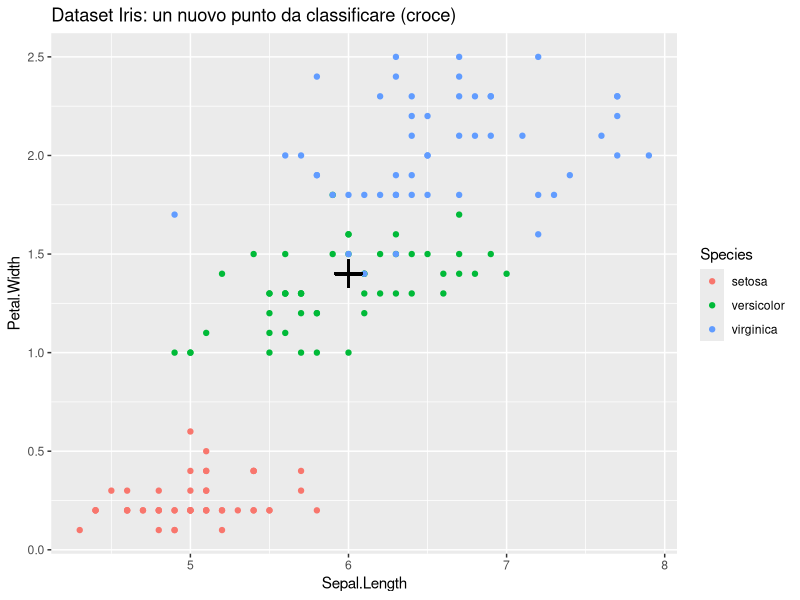
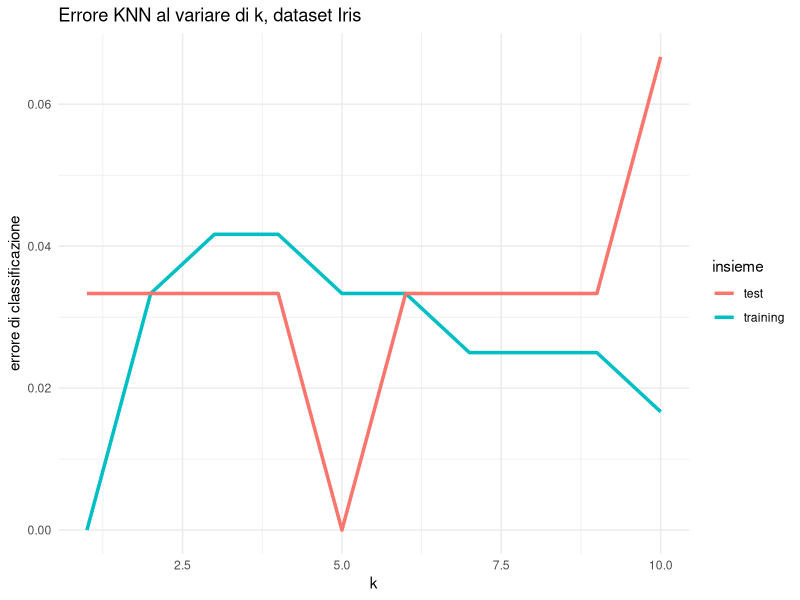
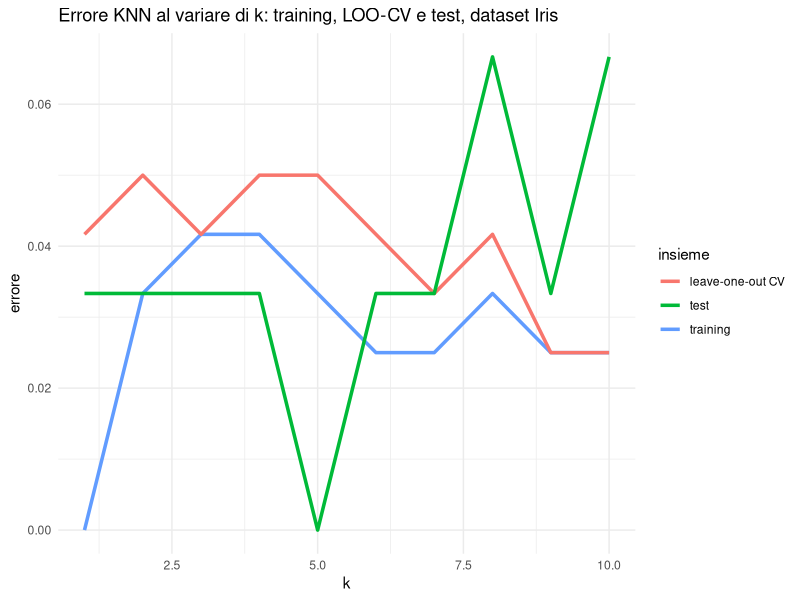
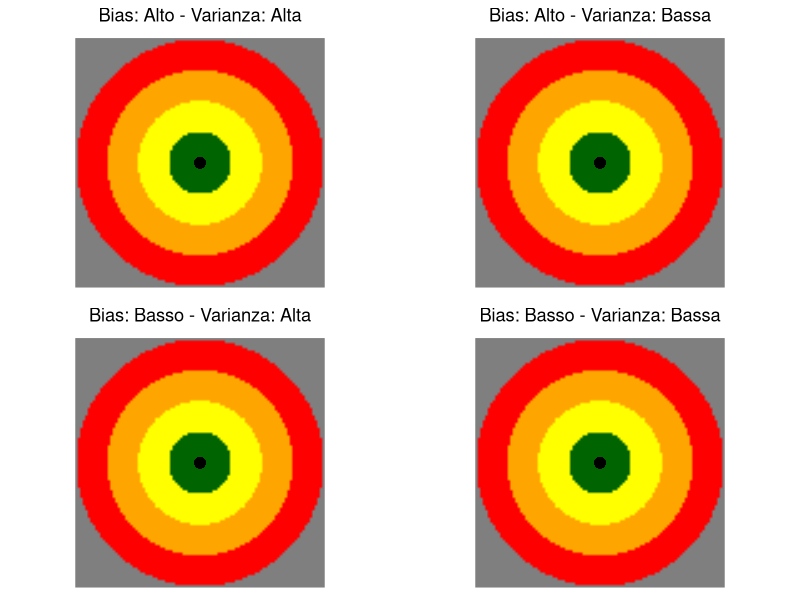
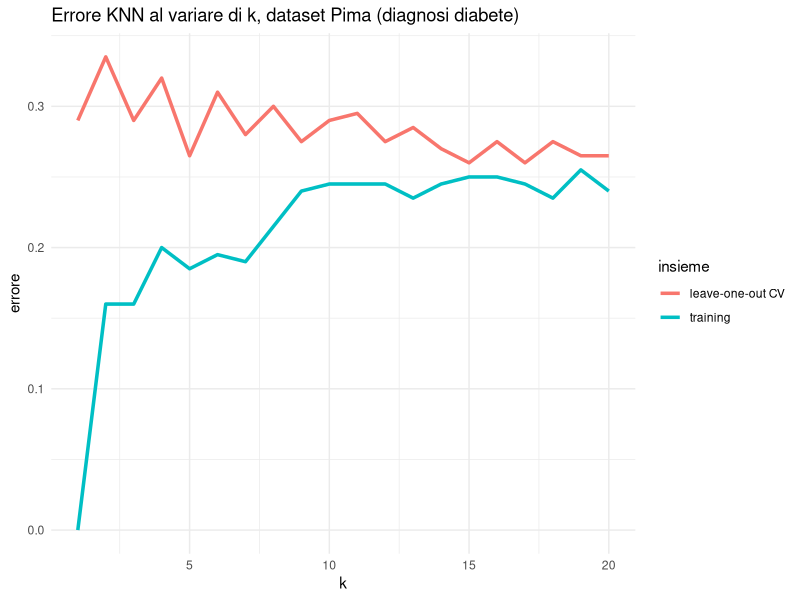
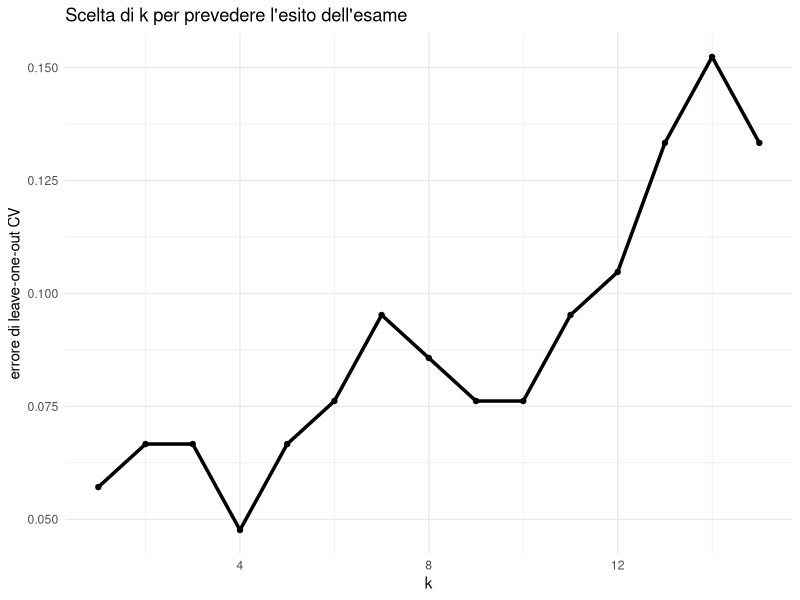

Source code (R) for these figures, in order:
## ---- chunk 1
#| message: false
library(ggplot2)

ggplot(iris, aes(x = Sepal.Length, y = Petal.Width, colour = Species)) +
  geom_point() +
  geom_point(x = 6, y = 1.4, colour = "black", shape = 3, size = 5, stroke = 1.5) +
  ggtitle("Dataset Iris: un nuovo punto da classificare (croce)")
## ---- chunk 2
set.seed(2024)
n <- 200
classe <- factor(rep(c("A", "B"), each = n / 2))

# Il biomarcatore separa bene le due classi (range 0-1)
biomarcatore <- c(rnorm(n / 2, mean = 0.30, sd = 0.10),
                   rnorm(n / 2, mean = 0.70, sd = 0.10))

# L'età non ha alcun legame con la classe, ma ha un range molto più ampio
eta <- runif(n, min = 20, max = 90)

dati_sim <- data.frame(biomarcatore, eta, classe)

# Split train/test
set.seed(1)
train_idx <- sample(n, 0.7 * n)
train <- dati_sim[train_idx, ]
test  <- dati_sim[-train_idx, ]

library(class)

# KNN senza scalare
knn_grezzo <- knn(train[, c("biomarcatore", "eta")],
                   test[, c("biomarcatore", "eta")],
                   train$classe, k = 5)
acc_grezzo <- mean(knn_grezzo == test$classe)

# KNN con variabili standardizzate
train_scaled <- scale(train[, c("biomarcatore", "eta")])
test_scaled  <- scale(test[, c("biomarcatore", "eta")],
                       center = attr(train_scaled, "scaled:center"),
                       scale  = attr(train_scaled, "scaled:scale"))

knn_scalato <- knn(train_scaled, test_scaled, train$classe, k = 5)
acc_scalato <- mean(knn_scalato == test$classe)

data.frame(metodo = c("KNN grezzo", "KNN su dati standardizzati"),
           accuratezza = c(acc_grezzo, acc_scalato))
## ---- chunk 3
library(class)

set.seed(50)
n_train <- 120
iris_sample <- sample(150, n_train)  # campionamento casuale genuino

iris_train <- iris[iris_sample, ]
iris_test  <- iris[-iris_sample, ]

errori <- data.frame(k = integer(), training = numeric(), test = numeric())

for (k in 1:10) {
  pred_train <- knn(iris_train[, 1:4], iris_train[, 1:4], iris_train[, 5], k)
  pred_test  <- knn(iris_train[, 1:4], iris_test[, 1:4],  iris_train[, 5], k)

  errori <- rbind(errori, data.frame(
    k = k,
    training = mean(pred_train != iris_train$Species),
    test     = mean(pred_test  != iris_test$Species)
  ))
}

ggplot(errori, aes(x = k)) +
  geom_line(aes(y = training, colour = "training"), linewidth = 1.2) +
  geom_line(aes(y = test, colour = "test"), linewidth = 1.2) +
  labs(y = "errore di classificazione", colour = "insieme",
       title = "Errore KNN al variare di k, dataset Iris") +
  theme_minimal()
## ---- chunk 4
set.seed(50)
iris_sample <- sample(150, 120)
iris_train <- iris[iris_sample, ]
iris_test  <- iris[-iris_sample, ]

errori_cv <- data.frame(k = integer(), training = numeric(),
                         CV = numeric(), test = numeric())

for (k in 1:10) {
  pred_train <- knn(iris_train[, 1:4], iris_train[, 1:4], iris_train[, 5], k)
  pred_test  <- knn(iris_train[, 1:4], iris_test[, 1:4],  iris_train[, 5], k)
  pred_cv    <- knn.cv(iris_train[, 1:4], iris_train[, 5], k)

  errori_cv <- rbind(errori_cv, data.frame(
    k = k,
    training = mean(pred_train != iris_train$Species),
    CV       = mean(pred_cv    != iris_train$Species),
    test     = mean(pred_test  != iris_test$Species)
  ))
}

ggplot(errori_cv, aes(x = k)) +
  geom_line(aes(y = training, colour = "training"), linewidth = 1.2) +
  geom_line(aes(y = CV, colour = "leave-one-out CV"), linewidth = 1.2) +
  geom_line(aes(y = test, colour = "test"), linewidth = 1.2) +
  labs(y = "errore", colour = "insieme",
       title = "Errore KNN al variare di k: training, LOO-CV e test, dataset Iris") +
  theme_minimal()
## ---- chunk 5
library(gridExtra)

crea_bersaglio <- function(bias, varianza) {
  raggio <- c(1, 2, 3, 4)
  df <- expand.grid(x = seq(-4, 4, length.out = 100), y = seq(-4, 4, length.out = 100))
  df$dist <- sqrt(df$x^2 + df$y^2)
  df$zona <- cut(df$dist, breaks = c(-Inf, raggio),
                 labels = c("centro", "1° anello", "2° anello", "3° anello"), right = FALSE)

  ggplot(df, aes(x, y, fill = zona)) +
    geom_raster(interpolate = TRUE) +
    scale_fill_manual(values = c("darkgreen", "yellow", "orange", "red"), guide = "none") +
    geom_point(aes(x = 0, y = 0), colour = "black", size = 3) +
    labs(title = paste("Bias:", bias, "- Varianza:", varianza), x = NULL, y = NULL) +
    coord_fixed() +
    theme_void() +
    theme(plot.title = element_text(hjust = 0.5))
}

grid.arrange(
  crea_bersaglio("Alto", "Alta"),  crea_bersaglio("Alto", "Bassa"),
  crea_bersaglio("Basso", "Alta"), crea_bersaglio("Basso", "Bassa"),
  ncol = 2
)
## ---- chunk 6
library(MASS)
library(tidyr)

pima <- drop_na(Pima.tr2)

errori_pima <- data.frame(k = integer(), training = numeric(), CV = numeric())

for (k in 1:20) {
  pred_train <- knn(pima[, 1:7], pima[, 1:7], pima[, 8], k)
  pred_cv    <- knn.cv(pima[, 1:7], pima[, 8], k)

  errori_pima <- rbind(errori_pima, data.frame(
    k = k,
    training = mean(pred_train != pima[, 8]),
    CV       = mean(pred_cv    != pima[, 8])
  ))
}

ggplot(errori_pima, aes(x = k)) +
  geom_line(aes(y = training, colour = "training"), linewidth = 1.2) +
  geom_line(aes(y = CV, colour = "leave-one-out CV"), linewidth = 1.2) +
  labs(y = "errore", colour = "insieme",
       title = "Errore KNN al variare di k, dataset Pima (diagnosi diabete)") +
  theme_minimal()
## ---- chunk 7
set.seed(7)
n <- 200
classe2 <- factor(rep(c("A", "B"), each = n / 2))

var1 <- c(rnorm(n / 2, mean = 4, sd = 1), rnorm(n / 2, mean = 7, sd = 1))
var2 <- c(rnorm(n / 2, mean = 5, sd = 1), rnorm(n / 2, mean = 6, sd = 1))

dati2 <- data.frame(var1, var2, classe2)

set.seed(3)
idx <- sample(n, 0.7 * n)
train2 <- dati2[idx, ]
test2  <- dati2[-idx, ]

knn_grezzo2 <- knn(train2[, 1:2], test2[, 1:2], train2$classe2, k = 5)
knn_scal2   <- knn(scale(train2[, 1:2]), scale(test2[, 1:2]), train2$classe2, k = 5)

data.frame(metodo = c("grezzo", "standardizzato"),
           accuratezza = c(mean(knn_grezzo2 == test2$classe2),
                            mean(knn_scal2   == test2$classe2)))
## ---- chunk 8
set.seed(11)
n_studenti <- 150

ore_studio <- c(rnorm(n_studenti / 2, mean = 4, sd = 1.5),
                rnorm(n_studenti / 2, mean = 9, sd = 1.5))
presenza   <- c(rnorm(n_studenti / 2, mean = 55, sd = 15),
                rnorm(n_studenti / 2, mean = 80, sd = 12))
esito <- factor(rep(c("non_superato", "superato"), each = n_studenti / 2))

esami <- data.frame(ore_studio, presenza, esito)

set.seed(4)
idx_e <- sample(n_studenti, 0.7 * n_studenti)
train_e <- esami[idx_e, ]
test_e  <- esami[-idx_e, ]

errori_e <- data.frame(k = integer(), CV = numeric())
for (k in 1:15) {
  pred_cv <- knn.cv(train_e[, 1:2], train_e$esito, k)
  errori_e <- rbind(errori_e, data.frame(k = k, CV = mean(pred_cv != train_e$esito)))
}

ggplot(errori_e, aes(x = k, y = CV)) +
  geom_line(linewidth = 1.2) + geom_point() +
  labs(y = "errore di leave-one-out CV",
       title = "Scelta di k per prevedere l'esito dell'esame") +
  theme_minimal()
## ---- chunk 9
table(iris$Species)

set.seed(123)
fold_casuale <- sample(rep(1:3, length.out = 150))
table(fold_casuale, iris$Species)
